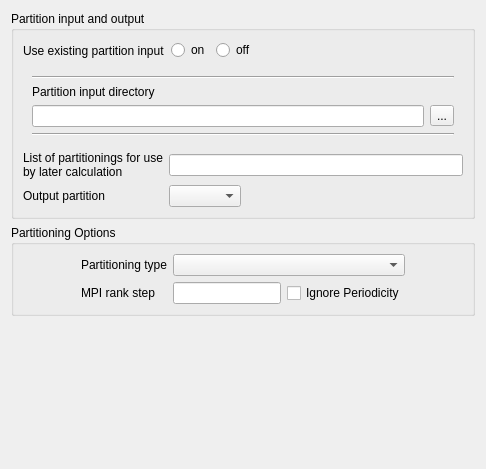
<?xml version="1.0" encoding="UTF-8"?>
<ui version="4.0">
 <class>PartitionForm</class>
 <widget class="QWidget" name="PartitionForm">
  <property name="geometry">
   <rect>
    <x>0</x>
    <y>0</y>
    <width>486</width>
    <height>469</height>
   </rect>
  </property>
  <property name="windowTitle">
   <string>Form</string>
  </property>
  <layout class="QGridLayout">
   <item row="1" column="0">
    <widget class="QGroupBox" name="gridGroupBox">
     <property name="autoFillBackground">
      <bool>false</bool>
     </property>
     <property name="title">
      <string>Partitioning Options</string>
     </property>
     <property name="flat">
      <bool>false</bool>
     </property>
     <layout class="QGridLayout" name="gridLayout_2">
      <item row="0" column="0">
       <spacer name="horizontalSpacer">
        <property name="orientation">
         <enum>Qt::Horizontal</enum>
        </property>
        <property name="sizeHint" stdset="0">
         <size>
          <width>40</width>
          <height>20</height>
         </size>
        </property>
       </spacer>
      </item>
      <item row="0" column="1">
       <layout class="QGridLayout" name="gridLayout">
        <item row="1" column="0">
         <widget class="QLabel" name="label_7">
          <property name="text">
           <string>MPI rank step</string>
          </property>
         </widget>
        </item>
        <item row="1" column="2">
         <widget class="QCheckBox" name="checkBox_IgnorePerio">
          <property name="toolTip">
           <string>&lt;html&gt;&lt;head/&gt;&lt;body&gt;&lt;p&gt;For graph-based partitionings, ignoring periodicity may slightly decrease partitioning quality, but may avoid degrading the performance of the mesh matching in case of couplings using the PLE library (such asSYRTHES, Code_Saturne, or NEPTUNE_CFD).&lt;/p&gt;&lt;/body&gt;&lt;/html&gt;</string>
          </property>
          <property name="text">
           <string>Ignore Periodicity</string>
          </property>
         </widget>
        </item>
        <item row="0" column="0">
         <widget class="QLabel" name="label_4">
          <property name="text">
           <string>Partitioning type</string>
          </property>
         </widget>
        </item>
        <item row="0" column="1" colspan="2">
         <widget class="QComboBox" name="comboBox_PartType">
          <property name="toolTip">
           <string>&lt;html&gt;&lt;head/&gt;&lt;body&gt;&lt;p&gt;By default, graph-based partitioning is used if available (PT-SCOTCH or Par METIS in parallel, SCOTCH or METIS).&lt;/p&gt;&lt;/body&gt;&lt;/html&gt;</string>
          </property>
         </widget>
        </item>
        <item row="1" column="1">
         <widget class="QLineEdit" name="lineEdit_RankStep">
          <property name="toolTip">
           <string>&lt;html&gt;&lt;head/&gt;&lt;body&gt;&lt;p&gt;PT-SCOTCH or ParMETIS will run on &lt;span style=&quot; font-style:italic;&quot;&gt;n_global_ranks&lt;/span&gt; / &lt;span style=&quot; font-weight:600; font-style:italic;&quot;&gt;MPI_rank_step&lt;/span&gt; ranks, so in case partitioning quality degradation with increasing number of ranks is observed or suspected, using a value &amp;gt; 1 should increase partition quality.&lt;/p&gt;&lt;p&gt;In addition to running slower, using a too high value may lead to partitioning requiring more memory than is available on active ranks.&lt;/p&gt;&lt;/body&gt;&lt;/html&gt;</string>
          </property>
         </widget>
        </item>
       </layout>
      </item>
      <item row="0" column="2">
       <spacer name="horizontalSpacer_2">
        <property name="orientation">
         <enum>Qt::Horizontal</enum>
        </property>
        <property name="sizeHint" stdset="0">
         <size>
          <width>40</width>
          <height>20</height>
         </size>
        </property>
       </spacer>
      </item>
     </layout>
    </widget>
   </item>
   <item row="2" column="0">
    <spacer name="verticalSpacer">
     <property name="orientation">
      <enum>Qt::Vertical</enum>
     </property>
     <property name="sizeHint" stdset="0">
      <size>
       <width>20</width>
       <height>40</height>
      </size>
     </property>
    </spacer>
   </item>
   <item row="0" column="0">
    <widget class="QGroupBox" name="groupBox">
     <property name="title">
      <string>Partition input and output</string>
     </property>
     <layout class="QGridLayout" name="gridLayout_4">
      <item row="3" column="1">
       <widget class="QComboBox" name="comboBox_PartOutput"/>
      </item>
      <item row="3" column="0">
       <widget class="QLabel" name="label_2">
        <property name="text">
         <string>Output partition</string>
        </property>
       </widget>
      </item>
      <item row="2" column="0">
       <widget class="QLabel" name="label_5">
        <property name="text">
         <string>List of partitionings for use
by later calculation</string>
        </property>
       </widget>
      </item>
      <item row="3" column="2">
       <spacer name="horizontalSpacer_3">
        <property name="orientation">
         <enum>Qt::Horizontal</enum>
        </property>
        <property name="sizeHint" stdset="0">
         <size>
          <width>40</width>
          <height>20</height>
         </size>
        </property>
       </spacer>
      </item>
      <item row="2" column="1" colspan="2">
       <widget class="QLineEdit" name="lineEdit_PartList">
        <property name="toolTip">
         <string>&lt;html&gt;&lt;head/&gt;&lt;body&gt;&lt;p&gt;For each integer in this white-space separated list, a partitioning for the given number of MPI ranks will be computed and output.&lt;/p&gt;&lt;/body&gt;&lt;/html&gt;</string>
        </property>
       </widget>
      </item>
      <item row="0" column="0" colspan="3">
       <layout class="QHBoxLayout" name="horizontalLayout_3">
        <item>
         <widget class="QLabel" name="label">
          <property name="toolTip">
           <string>&lt;html&gt;&lt;head/&gt;&lt;body&gt;&lt;p&gt;Use existing partition input file if available, or recompute partitioning.&lt;/p&gt;&lt;/body&gt;&lt;/html&gt;</string>
          </property>
          <property name="text">
           <string>Use existing partition input</string>
          </property>
         </widget>
        </item>
        <item>
         <widget class="QRadioButton" name="radioButtonYes">
          <property name="toolTip">
           <string>&lt;html&gt;&lt;head/&gt;&lt;body&gt;&lt;p&gt;Use existing partition input file if available, or recompute partitioning.&lt;/p&gt;&lt;/body&gt;&lt;/html&gt;</string>
          </property>
          <property name="text">
           <string>on</string>
          </property>
         </widget>
        </item>
        <item>
         <widget class="QRadioButton" name="radioButtonNo">
          <property name="toolTip">
           <string>&lt;html&gt;&lt;head/&gt;&lt;body&gt;&lt;p&gt;Use existing partition input file if available, or recompute partitioning.&lt;/p&gt;&lt;/body&gt;&lt;/html&gt;</string>
          </property>
          <property name="text">
           <string>off</string>
          </property>
         </widget>
        </item>
        <item>
         <spacer>
          <property name="orientation">
           <enum>Qt::Horizontal</enum>
          </property>
          <property name="sizeHint" stdset="0">
           <size>
            <width>21</width>
            <height>21</height>
           </size>
          </property>
         </spacer>
        </item>
       </layout>
      </item>
      <item row="1" column="0" colspan="3">
       <widget class="QFrame" name="framePartInputDir">
        <property name="frameShape">
         <enum>QFrame::NoFrame</enum>
        </property>
        <property name="frameShadow">
         <enum>QFrame::Raised</enum>
        </property>
        <layout class="QVBoxLayout" name="verticalLayout">
         <item>
          <widget class="Line" name="line_2">
           <property name="orientation">
            <enum>Qt::Horizontal</enum>
           </property>
          </widget>
         </item>
         <item>
          <widget class="QLabel" name="labelPartitionDir">
           <property name="text">
            <string>Partition input directory</string>
           </property>
          </widget>
         </item>
         <item>
          <layout class="QHBoxLayout" name="horizontalLayout_2">
           <item>
            <widget class="QLineEdit" name="lineEditPartInputDir">
             <property name="sizePolicy">
              <sizepolicy hsizetype="Expanding" vsizetype="Preferred">
               <horstretch>0</horstretch>
               <verstretch>0</verstretch>
              </sizepolicy>
             </property>
             <property name="minimumSize">
              <size>
               <width>330</width>
               <height>0</height>
              </size>
             </property>
            </widget>
           </item>
           <item>
            <widget class="QToolButton" name="toolButton_PartInputDir">
             <property name="toolTip">
              <string>&lt;html&gt;&lt;head/&gt;&lt;body&gt;&lt;p&gt;Selection of the partition_input directory&lt;/p&gt;&lt;/body&gt;&lt;/html&gt;</string>
             </property>
             <property name="text">
              <string>...</string>
             </property>
             <property name="icon">
              <iconset resource="resources_pages.qrc">
               <normaloff>:/new/prefix1/icons/22x22/document-open.png</normaloff>:/new/prefix1/icons/22x22/document-open.png</iconset>
             </property>
            </widget>
           </item>
          </layout>
         </item>
         <item>
          <widget class="Line" name="line">
           <property name="orientation">
            <enum>Qt::Horizontal</enum>
           </property>
          </widget>
         </item>
        </layout>
       </widget>
      </item>
     </layout>
    </widget>
   </item>
  </layout>
 </widget>
 <resources>
  <include location="resources_pages.qrc"/>
 </resources>
 <connections/>
</ui>
